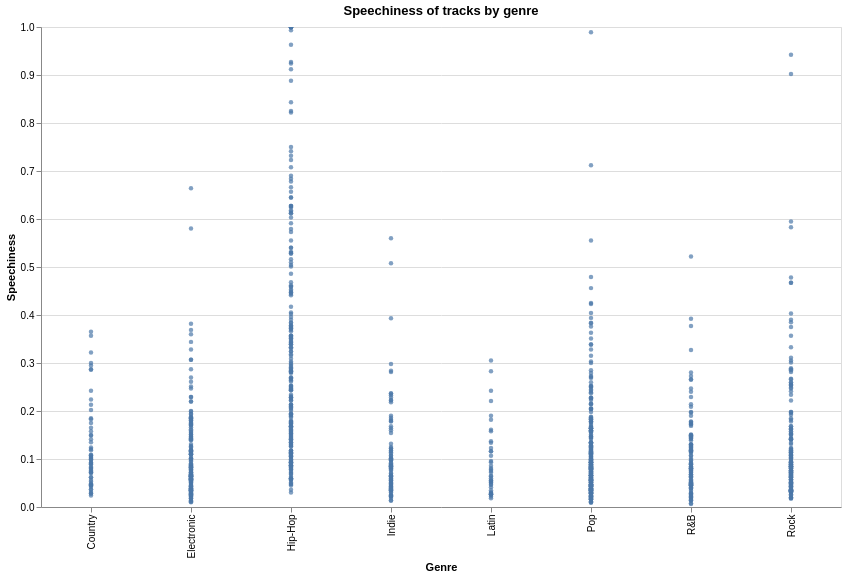

The cell this chart's notebook holds for it:
### Markdown cell above
# Final Task: Altair viz
### Visualize association between genre and speechiness

### Code cell
chart = alt.Chart(df_music_streams).mark_circle(size=20).encode(
    alt.X("genre").title("Genre"), # X-axis is Genre
    alt.Y("speechiness").title("Speechiness").scale(domain=(0, max(df_music_streams["speechiness"]))), # Y axis speechiness, make it scale to max to look nice
    tooltip=["speechiness", "genre", "streams_millions", "title"] # Data to show on hover of point
).properties(
    title="Speechiness of tracks by genre",
    width = 800,
    height = 480
).interactive() # Make it interactive

chart.display()

### Figure 1 — Vega-Lite specification as saved in the notebook (floating-point values rounded to 4 significant figures; data arrays with more than 128 entries replaced by an {"elided": "..."} marker saying what was removed)
{"config": {"view": {"continuousWidth": 300, "continuousHeight": 300}}, "data": {"name": "data-34e143bbb05bb0d9285b6336a993b4d6"}, "mark": {"type": "circle", "size": 20}, "encoding": {"tooltip": [{"field": "speechiness", "type": "quantitative"}, {"field": "genre", "type": "nominal"}, {"field": "streams_millions", "type": "quantitative"}, {"field": "title", "type": "nominal"}], "x": {"field": "genre", "title": "Genre", "type": "nominal"}, "y": {"field": "speechiness", "scale": {"domain": [0, 1.0]}, "title": "Speechiness", "type": "quantitative"}}, "height": 480, "params": [{"name": "param_1e9efca18e7a2868", "select": {"type": "interval", "encodings": ["x", "y"]}, "bind": "scales"}], "title": "Speechiness of tracks by genre", "width": 800, "$schema": "https://vega.github.io/schema/vega-lite/v6.4.1.json", "datasets": {"data-34e143bbb05bb0d9285b6336a993b4d6": {"elided": "1200 records"}}}
